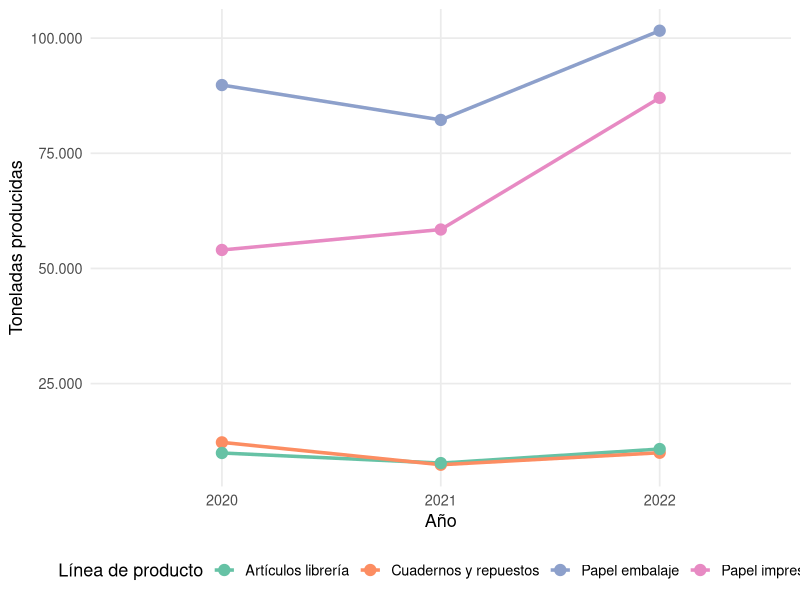
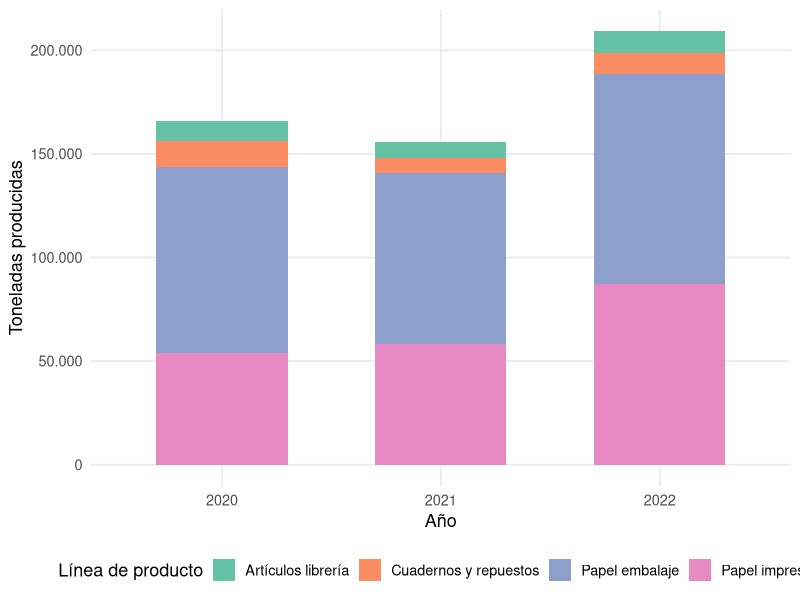
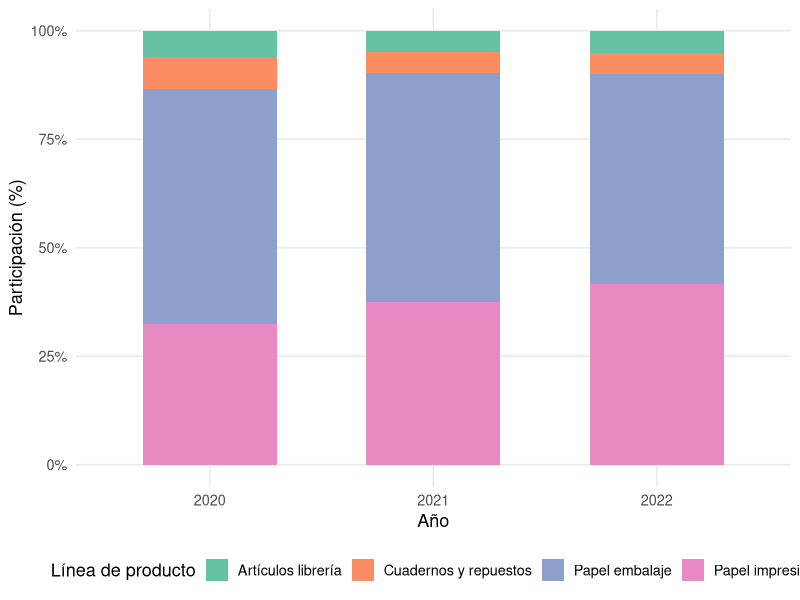

Generate these figures, in order, with R:
## ---- chunk 1
knitr::opts_chunk$set(
  echo    = FALSE,
  warning = FALSE,
  message = FALSE
)

library(ggplot2)
library(knitr)
library(kableExtra)
library(tidyr)
library(dplyr)
library(scales)
## ---- chunk 2
# Datos extraídos de Cuadro 1 (Guimera Gauna, 2022)
produccion_data <- data.frame(
  Producto   = c("Papel embalaje", "Cuadernos y repuestos",
                 "Papel impresión", "Artículos librería"),
  anio_2020  = c(89815, 12235, 54011,  9931),
  anio_2021  = c(82248,  7380, 58448,  7736),
  anio_2022  = c(101617, 9985, 87043, 10788)
)
## ---- chunk 3
produccion_data |>
  kable(
    col.names   = c("Producto", "2020", "2021", "2022"),
    caption     = "Toneladas producidas por Ledesma según línea de producto (2020–2022)",
    format.args = list(big.mark = ".", decimal.mark = ","),
    align       = c("l", "r", "r", "r")
  ) |>
  kable_styling(
    bootstrap_options = c("striped", "hover", "condensed"),
    full_width        = FALSE,
    position          = "center"
  ) |>
  footnote(
    general           = "Fuente: Elaboración propia basada en Guimera Gauna (2022).",
    general_title     = "",
    footnote_as_chunk = TRUE
  )
## ---- chunk 4
# Transformación a formato largo para ggplot2
data_long <- produccion_data |>
  pivot_longer(
    cols      = starts_with("anio_"),
    names_to  = "Anio",
    values_to = "Toneladas"
  ) |>
  mutate(Anio = gsub("anio_", "", Anio))

ggplot(data_long, aes(x = Anio, y = Toneladas, group = Producto, color = Producto)) +
  geom_line(linewidth = 1.2) +
  geom_point(size = 3.5) +
  scale_y_continuous(
    labels = comma_format(big.mark = ".", decimal.mark = ",")
  ) +
  scale_color_brewer(palette = "Set2") +
  labs(
    x     = "Año",
    y     = "Toneladas producidas",
    color = "Línea de producto"
  ) +
  theme_minimal(base_size = 13) +
  theme(
    legend.position  = "bottom",
    panel.grid.minor = element_blank(),
    plot.caption     = element_text(hjust = 0, size = 9, color = "gray40")
  )
## ---- chunk 5
ggplot(data_long, aes(x = Anio, y = Toneladas, fill = Producto)) +
  geom_bar(stat = "identity", position = "stack", width = 0.6) +
  scale_y_continuous(
    labels = comma_format(big.mark = ".", decimal.mark = ",")
  ) +
  scale_fill_brewer(palette = "Set2") +
  labs(
    x    = "Año",
    y    = "Toneladas producidas",
    fill = "Línea de producto"
  ) +
  theme_minimal(base_size = 13) +
  theme(
    legend.position  = "bottom",
    panel.grid.minor = element_blank()
  )
## ---- chunk 6
data_long |>
  group_by(Anio) |>
  mutate(Porcentaje = Toneladas / sum(Toneladas) * 100) |>
  ggplot(aes(x = Anio, y = Porcentaje, fill = Producto)) +
  geom_bar(stat = "identity", position = "fill", width = 0.6) +
  scale_y_continuous(labels = percent_format()) +
  scale_fill_brewer(palette = "Set2") +
  labs(
    x    = "Año",
    y    = "Participación (%)",
    fill = "Línea de producto"
  ) +
  theme_minimal(base_size = 13) +
  theme(
    legend.position  = "bottom",
    panel.grid.minor = element_blank()
  )
